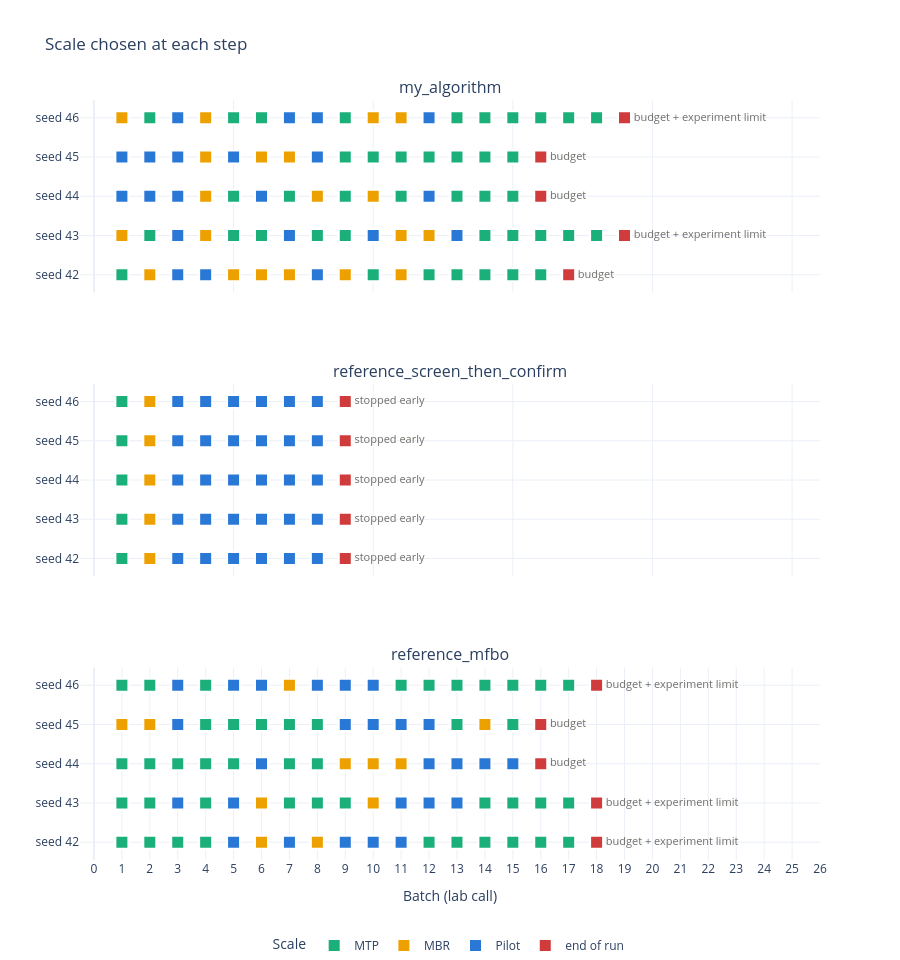

Source (notebook cell):
### Markdown cell above
### Which scale did each algorithm choose?

One row per seed, one square per batch (lab call), colored by scale. Batch 0, the initial design, isn't shown. The **red square**
marks the end of the run, labelled with why it ended: `budget`, `experiment limit`, `budget + experiment limit`, `time limit`,
`error`, or `stopped early` (your algorithm returned while it could still have run another batch; hover to see which scale). Use it to check
your scale strategy: does it screen early, use the mini bioreactors, and save enough experiments and budget for Pilot runs? To
look at only some algorithms, pass their names, e.g. `show_scale_choices(runs, ["my_algorithm"])`.

### Code cell
show_scale_choices(runs)
